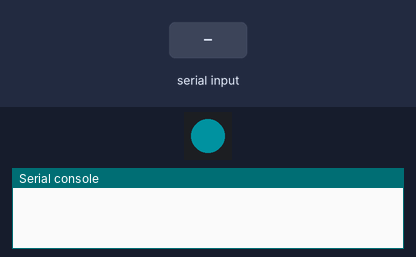
The program below on a simulated MicroPython board. On the bench: 1 RGB LEDs in strip order, left to right, the last lines printed to the serial console. Inputs (shaded band) come from the test bench. Dim RGB values are drawn brighter than linear.

Above: at 0.15 s.
At 1.2 s:
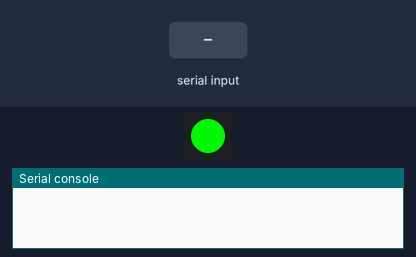
1.3 s: "s" received over the second serial link
At 3.4 s:
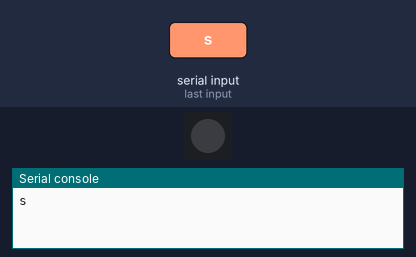
4.3 s: "h" received over the second serial link
5.8 s: "k" received over the second serial link
Timing chart, 0 to 8.8 s (numbered marks = the images above; inputs shaded):
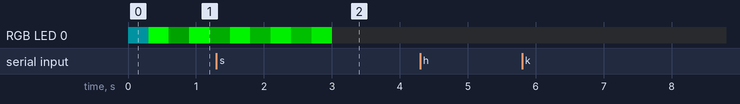

The program:

spider.py
```python
from neopixel import NeoPixel
from machine import UART, Pin
from time import sleep
from utime import ticks_ms
import json


class Spider:
    def __init__(self):
        self.state = self.sleeping
        self.brightness_step = 0
        self.brightness_array = list(range(10, 100)) + list(range(100, 10, -1))
        self.speed = 100
        self.shot_time = ticks_ms()
        self.colours = {
            "hunting": (255, 0, 0),
            "dormant": (0, 10, 0),
            "dying": (0, 0, 255),
        }

    def _brightness_factor(self):
        self.brightness_step += 1
        return self.brightness_array[self.brightness_step % len(self.brightness_array)] / self.speed

    def led_colour(self):
        if self.state is self.sleeping:
            return [int(x * self._brightness_factor()) for x in self.colours["dormant"]]

        if self.state is self.hunting:
            return [int(x * self._brightness_factor()) for x in self.colours["hunting"]]

        if self.state is self.dying:
            return [int(x * self._brightness_factor()) for x in self.colours["dying"]]

    def kill(self):
        spider.state = Spider.dying
        self.shot_time = ticks_ms()

    def wake(self):
        self.state = self.hunting

    def dormantify(self):
        self.state = self.sleeping

    def update(self):
        # still dying?
        if self.state == self.dying and ticks_ms() - self.shot_time > self.dying_time:
            self.state = self.sleeping

    def set_colours(self, hunting, dormant, dying):

        self.colours["hunting"] = (hunting[0], hunting[1], hunting[2])
        self.colours["dormant"] = (dormant[0], dormant[1], dormant[2])
        self.colours["dying"] = (dying[0], dying[1], dying[2])

    sleeping = "z"
    hunting = "h"
    dying = "d"
    state = sleeping
    dying_time = 3000


# load config
with open("spider_config.json") as f:
    config = json.load(f)

spider_ID = config["spider_id"]

np = NeoPixel(Pin(19), 1)
sensor = Pin(21, Pin.IN)


# Set up serial communication
# noinspection PyArgumentList
def initialise_serial():
    uart = UART(1, baudrate=9600, tx=Pin(4), rx=Pin(5))
    uart.init(bits=8, parity=None, stop=2)

    return uart


# Send a message through the serial connection
def send_message(uart, message):
    msg = bytes(f"{spider_ID}{message}", 'utf8')
    print(f"sending {msg}")
    uart.write(msg)


# look at serial connection for a command and act on it
def check_for_instruction(uart):

    # check for uart instruction
    if uart.any():
        data = uart.read()
        decoded_data = data.decode('utf-8')
        print(decoded_data)
        # split into commands on XX
        cmds = decoded_data.split("XX")

        for cmd in cmds:
            # is there non-zero command length
            if len(cmd) > 0:

                # does this match our ID?
                if cmd[0] == spider_ID:

                    if cmd[1] == "s":  # check the spider state
                        print("sending state")
                        send_message(uart, f"{spider.state}")

                    if cmd[1] == "h":  # wake up the spider to hunt...
                        print("hunting")
                        spider.wake()
                        send_message(uart, f"{spider.state}")

                    if cmd[1] == "k":  # kill the spider - triggers dying sequence
                        print("killing")
                        spider.kill()
                        send_message(uart, f"{spider.state}")

                    if cmd[1] == "z":  # send spider instantly dormant
                        print("dormantify")
                        spider.dormantify()
                        send_message(uart, f"{spider.state}")


# initialise uart
local_uart = initialise_serial()

# initialise a spider
spider = Spider()

# set colours
spider.set_colours(config["hunt_colour"], config["dormant_colour"], config["dying_colour"])

# initialise shot time
shot_time = ticks_ms()

# set spider to dormant
spider.wake()

while True:
    # check to see for instruction
    check_for_instruction(local_uart)

    spider.update()

    np[0] = spider.led_colour()
    np.write()

    # check to see if shot
    if spider.state is Spider.hunting:
        s = sensor.value()
        if s < 1:
            spider.kill()

    sleep(0.01)
```
